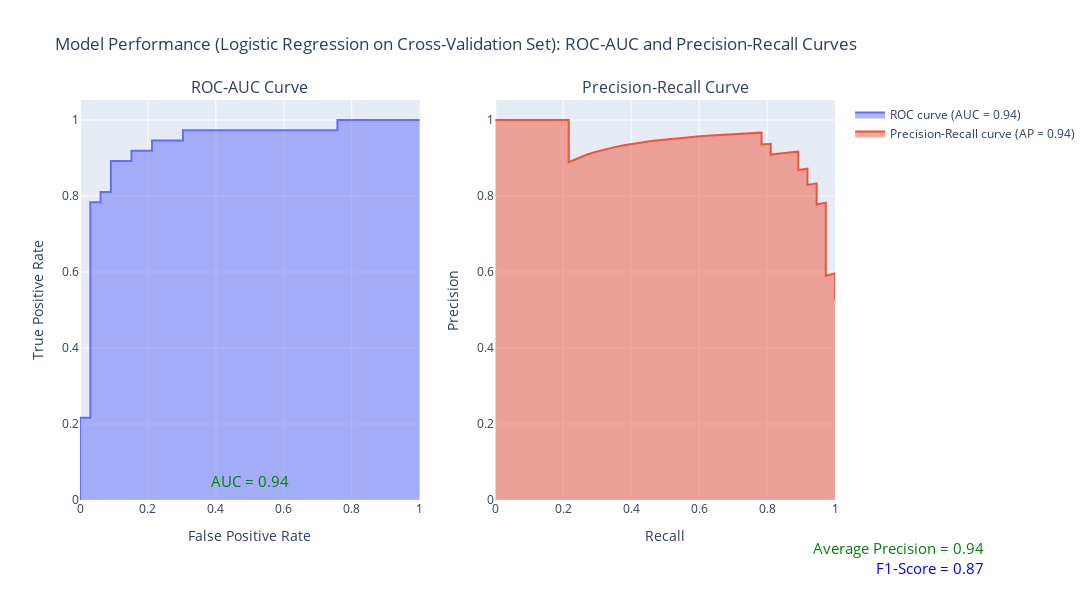

Notebook cell for this chart:
### Code cell
# Calculate metrics for ROC-AUC Curve
fpr, tpr, _ = roc_curve(y_cv, y_scores_lr_cv)
roc_auc_val = auc(fpr, tpr)

# Calculate metrics for Precision-Recall Curve
precision, recall, _ = precision_recall_curve(y_cv, y_scores_lr_cv)
pr_auc = average_precision_score(y_cv, y_scores_lr_cv)
f1 = f1_score(y_cv, y_pred_lr_cv)

# Create subplots
fig = make_subplots(
    rows=1, cols=2, subplot_titles=("ROC-AUC Curve", "Precision-Recall Curve")
)

# Add ROC-AUC Curve to the subplot
fig.add_trace(
    go.Scatter(
        x=fpr,
        y=tpr,
        mode="lines",
        name=f"ROC curve (AUC = {roc_auc_val:.2f})",
        fill="tozeroy",
    ),
    row=1,
    col=1,
)
fig.add_annotation(
    x=0.5,
    y=0.05,
    xref="paper",
    yref="paper",
    text=f"AUC = {roc_auc_val:.2f}",
    showarrow=False,
    font=dict(size=15, color="green"),
    row=1,
    col=1,
)

# Add Precision-Recall Curve to the subplot
fig.add_trace(
    go.Scatter(
        x=recall,
        y=precision,
        mode="lines",
        name=f"Precision-Recall curve (AP = {pr_auc:.2f})",
        fill="tozeroy",
    ),
    row=1,
    col=2,
)
fig.add_annotation(
    x=1.2,
    y=-0.15,
    xref="paper",
    yref="paper",
    text=f"Average Precision = {pr_auc:.2f}",
    showarrow=False,
    font=dict(size=15, color="green"),
)
fig.add_annotation(
    x=1.2,
    y=-0.20,
    xref="paper",
    yref="paper",
    text=f"F1-Score = {f1:.2f}",
    showarrow=False,
    font=dict(size=15, color="blue"),
)

# Update layout
fig.update_layout(
    title_text="Model Performance (Logistic Regression on Cross-Validation Set): ROC-AUC and Precision-Recall Curves",
    width=1200,
    height=600,
)
fig.update_xaxes(title_text="False Positive Rate", row=1, col=1)
fig.update_yaxes(title_text="True Positive Rate", row=1, col=1)
fig.update_xaxes(title_text="Recall", row=1, col=2)
fig.update_yaxes(title_text="Precision", row=1, col=2)
fig.update_layout(
    margin=dict(b=100)
)  # Adjust bottom margin to avoid cutting off annotations

# Save plot
#fig.write_image("./charts/Baseline_Models/Model Performance (Logistic Regression on Cross-Validation Set): ROC-AUC and Precision-Recall Curves.png") #png format
#fig.write_image("./charts/Baseline_Models/Model Performance (Logistic Regression on Cross-Validation Set): ROC-AUC and Precision-Recall Curves.svg") #svg format

# Display the plots side-by-side
fig.show()

### Figure 1 — Plotly figure (JSON) as saved in the notebook; plotly's stock layout.template omitted (floating-point values rounded to 4 significant figures)
{"data": [{"fill": "tozeroy", "mode": "lines", "name": "ROC curve (AUC = 0.94)", "type": "scatter", "x": [0, 0, 0, 0.0303, 0.0303, 0.06061, 0.06061, 0.09091, 0.09091, 0.1515, 0.1515, 0.2121, 0.2121, 0.303, 0.303, 0.7576, 0.7576, 1], "xaxis": "x", "y": [0, 0.02703, 0.2162, 0.2162, 0.7838, 0.7838, 0.8108, 0.8108, 0.8919, 0.8919, 0.9189, 0.9189, 0.9459, 0.9459, 0.973, 0.973, 1, 1], "yaxis": "y"}, {"fill": "tozeroy", "mode": "lines", "name": "Precision-Recall curve (AP = 0.94)", "type": "scatter", "x": [1, 1, 1, 1, 1, 1, 1, 1, 1, 0.973, 0.973, 0.973, 0.973, 0.973, 0.973, 0.973, 0.973, 0.973, 0.973, 0.973, 0.973, 0.973, 0.973, 0.973, 0.973, 0.9459, 0.9459, 0.9459, 0.9459, 0.9189, 0.9189, 0.9189, 0.8919, 0.8919, 0.8919, 0.8649, 0.8378, 0.8108, 0.8108, 0.7838, 0.7838, 0.7568, 0.7297, 0.7027, 0.6757, 0.6486, 0.6216, 0.5946, 0.5676, 0.5405, 0.5135, 0.4865, 0.4595, 0.4324, 0.4054, 0.3784, 0.3514, 0.3243, 0.2973, 0.2703, 0.2432, 0.2162, 0.2162, 0.1892, 0.1622, 0.1351, 0.1081, 0.08108, 0.05405, 0.02703, 0], "xaxis": "x2", "y": [0.5286, 0.5362, 0.5441, 0.5522, 0.5606, 0.5692, 0.5781, 0.5873, 0.5968, 0.5902, 0.6, 0.6102, 0.6207, 0.6316, 0.6429, 0.6545, 0.6667, 0.6792, 0.6923, 0.7059, 0.72, 0.7347, 0.75, 0.766, 0.7826, 0.7778, 0.7955, 0.814, 0.8333, 0.8293, 0.85, 0.8718, 0.8684, 0.8919, 0.9167, 0.9143, 0.9118, 0.9091, 0.9375, 0.9355, 0.9667, 0.9655, 0.9643, 0.963, 0.9615, 0.96, 0.9583, 0.9565, 0.9545, 0.9524, 0.95, 0.9474, 0.9444, 0.9412, 0.9375, 0.9333, 0.9286, 0.9231, 0.9167, 0.9091, 0.9, 0.8889, 1, 1, 1, 1, 1, 1, 1, 1, 1], "yaxis": "y2"}], "layout": {"annotations": [{"font": {"size": 16}, "showarrow": false, "text": "ROC-AUC Curve", "x": 0.225, "xanchor": "center", "xref": "paper", "y": 1, "yanchor": "bottom", "yref": "paper"}, {"font": {"size": 16}, "showarrow": false, "text": "Precision-Recall Curve", "x": 0.775, "xanchor": "center", "xref": "paper", "y": 1, "yanchor": "bottom", "yref": "paper"}, {"font": {"color": "green", "size": 15}, "showarrow": false, "text": "AUC = 0.94", "x": 0.5, "xref": "x", "y": 0.05, "yref": "y"}, {"font": {"color": "green", "size": 15}, "showarrow": false, "text": "Average Precision = 0.94", "x": 1.2, "xref": "paper", "y": -0.15, "yref": "paper"}, {"font": {"color": "blue", "size": 15}, "showarrow": false, "text": "F1-Score = 0.87", "x": 1.2, "xref": "paper", "y": -0.2, "yref": "paper"}], "height": 600, "margin": {"b": 100}, "title": {"text": "Model Performance (Logistic Regression on Cross-Validation Set): ROC-AUC and Precision-Recall Curves"}, "width": 1200, "xaxis": {"anchor": "y", "autorange": true, "domain": [0, 0.45], "range": [0, 1], "title": {"text": "False Positive Rate"}, "type": "linear"}, "xaxis2": {"anchor": "y2", "autorange": true, "domain": [0.55, 1], "range": [0, 1], "title": {"text": "Recall"}, "type": "linear"}, "yaxis": {"anchor": "x", "autorange": true, "domain": [0, 1], "range": [0, 1.053], "title": {"text": "True Positive Rate"}, "type": "linear"}, "yaxis2": {"anchor": "x2", "autorange": true, "domain": [0, 1], "range": [0, 1.053], "title": {"text": "Precision"}, "type": "linear"}}}
